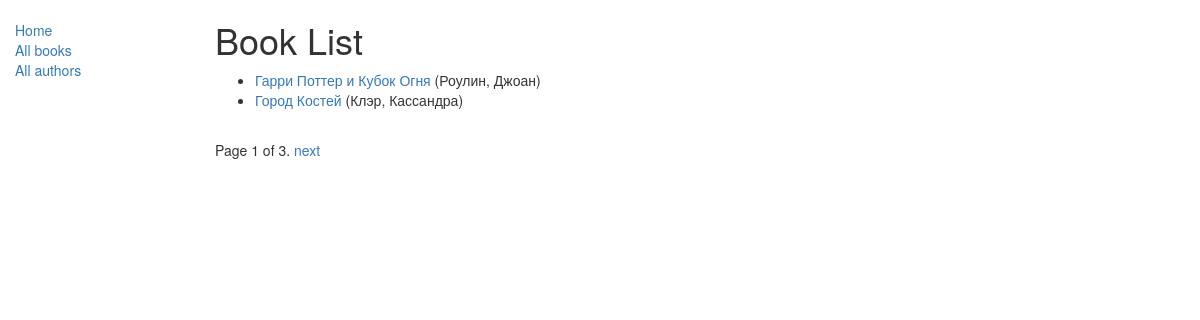
/catalog/books/, run on the app's committed database.
### catalog/models.py (models this page shows, shortened)
class Book(models.Model):
    title = models.CharField(max_length=200)
    author = models.ForeignKey('Author', on_delete=models.SET_NULL, null=True)
    summary = models.TextField(max_length=1000, help_text="Enter a brief description of the book")
    isbn = models.CharField('ISBN',max_length=13, help_text='13 Character <a href="https://www.isbn-international.org/content/what-isbn">ISBN number</a>')
    genre = models.ManyToManyField(Genre, help_text="Select a genre for this book")
    language = models.ForeignKey('Language', on_delete=models.SET_NULL, null=True)
    def get_absolute_url(self):
        return reverse('book-detail', args=[str(self.id)])
    def display_genre(self):
        """        Creates a string for the Genre. This is required to display genre in Admin.        """
        return ', '.join([ genre.name for genre in self.genre.all()[:3] ])
    def display_language(self):
        """        Creates a string for the Language. This is required to display Language in Admin.        """
        return self.language
    display_genre.short_description = 'Genre'
    display_language.short_description = 'Language'

class Author(models.Model):
    first_name = models.CharField(max_length=100)
    last_name = models.CharField(max_length=100)
    date_of_birth = models.DateField(null=True, blank=True)
    date_of_death = models.DateField('Died', null=True, blank=True)
    def __str__(self):
        return '%s, %s' % (self.last_name, self.first_name)
    class Meta:
        ordering = ['last_name']

### catalog/views.py (the view)
class BookListView(generic.ListView):
    model = Book
    paginate_by = 2

### catalog/templates/catalog/book_list.html
{% extends "base_generic.html" %}
{% block content %}
    <h1>Book List</h1>
    {% if book_list %}
    <ul>
      {% for book in book_list %}
      <li>
        <a href="{{ book.get_absolute_url }}">{{ book.title }}</a> ({{book.author}})
      </li>
      {% endfor %}
    </ul>
    {% else %}
      <p>There are no books in the library.</p>
    {% endif %}
{% endblock %}

### data on the page
Book: title "Гарри Поттер и Кубок Огня", author "Роулин, Джоан"
Book: title "Город Костей", author "Клэр, Кассандра"

### other printed values
{{ page_obj.number }} "1"
{{ page_obj.paginator.num_pages }} "3"
